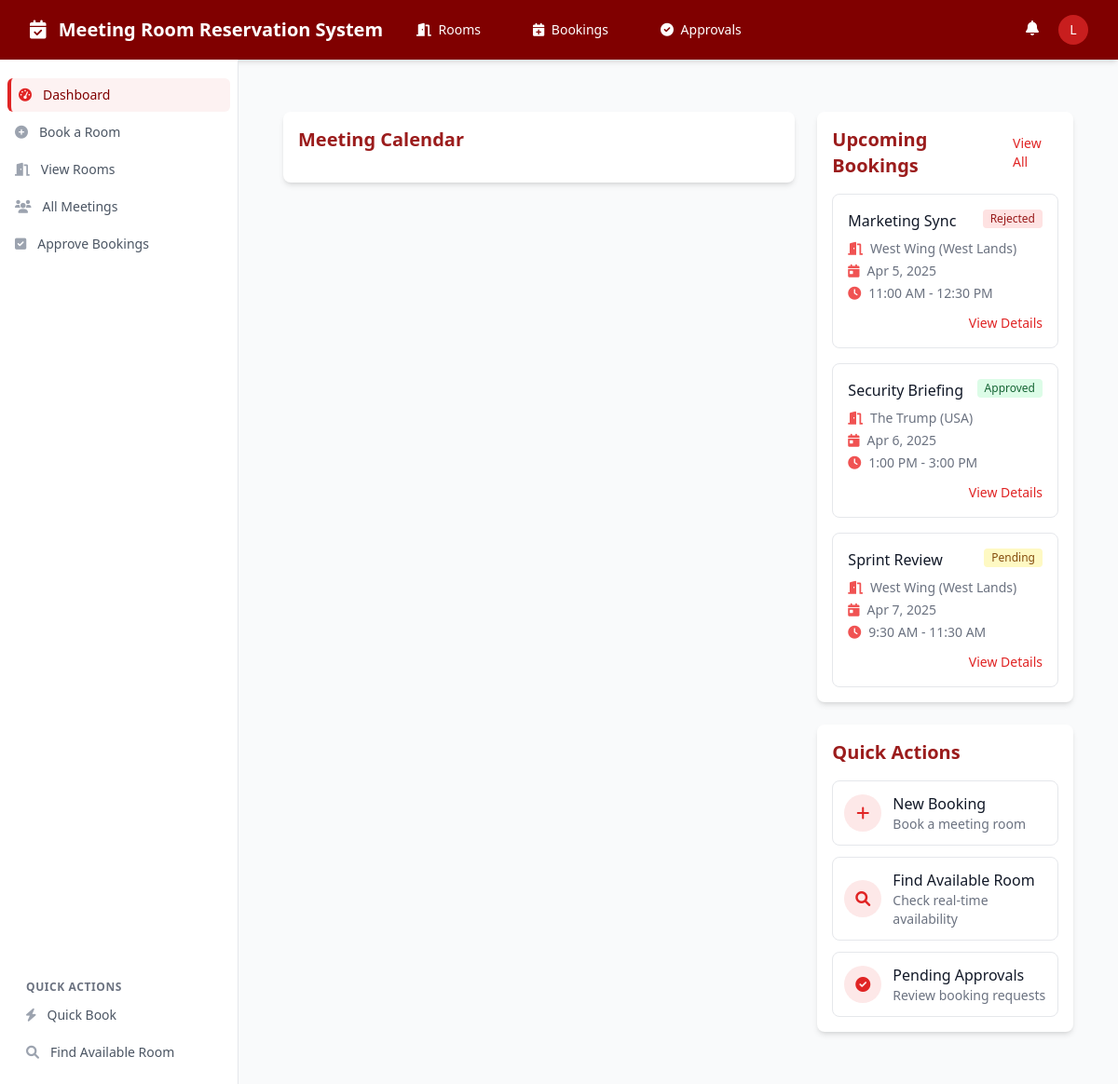
Page /dashboard.php (signed in) on the committed database.
### tables this page shows
CREATE TABLE bookings (
    booking_id INTEGER PRIMARY KEY AUTOINCREMENT,
    room_id INTEGER NOT NULL,
    user_id INTEGER NOT NULL,
    event_name TEXT NOT NULL,
    start_time DATETIME NOT NULL,
    end_time DATETIME NOT NULL,
    attendees_count INTEGER NOT NULL,
    status TEXT DEFAULT 'Pending', -- Pending, Approved, Rejected, Cancelled, Completed
    approver_id INTEGER,
    approval_notes TEXT,
    google_calendar_event_id TEXT, -- For calendar integration
    created_at DATETIME DEFAULT CURRENT_TIMESTAMP,
    FOREIGN KEY (room_id) REFERENCES boardrooms(room_id),
    FOREIGN KEY (user_id) REFERENCES users(user_id),
    FOREIGN KEY (approver_id) REFERENCES users(user_id)
);

CREATE TABLE boardrooms (
    room_id INTEGER PRIMARY KEY AUTOINCREMENT,
    room_name TEXT NOT NULL UNIQUE,
    capacity INTEGER NOT NULL,
    location TEXT NOT NULL,
    amenities TEXT, -- JSON string of available amenities
    is_active BOOLEAN DEFAULT TRUE,
    thumbnail_url TEXT -- URL for room image
);

### dashboard.php (the view, shortened to what this page needs)
<?php
require_once 'includes/header.php';
?>
   <div class="container mx-auto px-4 py-8">
    <div class="flex flex-col lg:flex-row gap-6">
        <div class="lg:w-2/3">
            <div class="bg-white rounded-lg shadow-md p-4">
                <h2 class="text-xl font-semibold text-maroon-800 mb-4">Meeting Calendar</h2>
            </div>
        </div>
        <div class="lg:w-1/3">
            <div class="bg-white rounded-lg shadow-md p-4">
                <div class="flex justify-between items-center mb-4">
                    <h2 class="text-xl font-semibold text-maroon-800">Upcoming Bookings</h2>
                    <a href="bookings.php" class="text-sm text-maroon-600 hover:text-maroon-800">View All</a>
                </div>
                <div class="space-y-4">
                    <?php
                    $upcoming_bookings = $db->prepare("
                        SELECT b.booking_id, b.event_name, b.start_time, b.end_time, b.status,
                        r.room_name, r.location
                        FROM bookings b
                        JOIN boardrooms r ON b.room_id = r.room_id AND b.start_time >= DATETIME('now')
                        ORDER BY b.start_time ASC
                        LIMIT 3
                    ");
                    $upcoming_bookings->execute();
                    $bookings = $upcoming_bookings->fetchAll(PDO::FETCH_ASSOC);
                    if (count($bookings) > 0):
                        foreach ($bookings as $booking):
                            $start_date = new DateTime($booking['start_time']);
                            $end_date = new DateTime($booking['end_time']);
                    ?>
                    <div class="border border-gray-200 rounded-lg p-4 hover:border-maroon-300 transition-colors">
                        <div class="flex justify-between items-start">
                            <h3 class="font-medium text-gray-900"><?= htmlspecialchars($booking['event_name']) ?></h3>
                            <span class="inline-flex items-center px-2 py-0.5 rounded text-xs font-medium
                                <?= $booking['status'] == 'Approved' ? 'bg-green-100 text-green-800' : '' ?>
                                <?= $booking['status'] == 'Pending' ? 'bg-yellow-100 text-yellow-800' : '' ?>
                                <?= $booking['status'] == 'Rejected' ? 'bg-red-100 text-red-800' : '' ?>">
                                <?= $booking['status'] ?>
                            </span>
                        </div>
                        <div class="mt-2 flex items-center text-sm text-gray-500">
                            <i class="fas fa-door-open text-maroon-500 mr-2"></i>
                            <?= htmlspecialchars($booking['room_name']) ?> (<?= htmlspecialchars($booking['location']) ?>)
                        </div>
                        <div class="mt-1 flex items-center text-sm text-gray-500">
                            <i class="fas fa-calendar-day text-maroon-500 mr-2"></i>
                            <?= $start_date->format('M j, Y') ?>
                        </div>
                        <div class="mt-1 flex items-center text-sm text-gray-500">
                            <i class="fas fa-clock text-maroon-500 mr-2"></i>
                            <?= $start_date->format('g:i A') ?> - <?= $end_date->format('g:i A') ?>
                        </div>
                        <div class="mt-3 flex justify-end">
                            <a href="booking_details.php?id=<?= $booking['booking_id'] ?>" class="text-sm text-maroon-600 hover:text-maroon-800 font-medium">
                                View Details
                            </a>
                        </div>
                    </div>
                    <?php
                        endforeach;
                    endif; ?>
                </div>
            </div>
            <div class="bg-white rounded-lg shadow-md p-4 mt-6">
                <h2 class="text-xl font-semibold text-maroon-800 mb-4">Quick Actions</h2>
                <div class="space-y-3">
                    <a href="book_room.php" class="flex items-center p-3 border border-gray-200 rounded-lg hover:bg-maroon-50 hover:border-maroon-300 transition-colors">
                        <div class="flex-shrink-0 h-10 w-10 rounded-full bg-maroon-100 text-maroon-600 flex items-center justify-center mr-3">
                            <i class="fas fa-plus"></i>
                        </div>
                        <div>
                            <h3 class="font-medium text-gray-900">New Booking</h3>
                            <p class="text-sm text-gray-500">Book a meeting room</p>
                        </div>
                    </a>
                    <a href="find_room.php" class="flex items-center p-3 border border-gray-200 rounded-lg hover:bg-maroon-50 hover:border-maroon-300 transition-colors">
                        <div class="flex-shrink-0 h-10 w-10 rounded-full bg-maroon-100 text-maroon-600 flex items-center justify-center mr-3">
                            <i class="fas fa-search"></i>
                        </div>
                        <div>
                            <h3 class="font-medium text-gray-900">Find Available Room</h3>
                            <p class="text-sm text-gray-500">Check real-time availability</p>
                        </div>
                    </a>
                    <?php if (in_array($userRole, ['approver', 'admin'])): ?>
                    <a href="approvals.php" class="flex items-center p-3 border border-gray-200 rounded-lg hover:bg-maroon-50 hover:border-maroon-300 transition-colors">
                        <div class="flex-shrink-0 h-10 w-10 rounded-full bg-maroon-100 text-maroon-600 flex items-center justify-center mr-3">
                            <i class="fas fa-check-circle"></i>
                        </div>
                        <div>
                            <h3 class="font-medium text-gray-900">Pending Approvals</h3>
                            <p class="text-sm text-gray-500">Review booking requests</p>
                        </div>
                    </a>
                    <?php endif; ?>
                </div>
            </div>
        </div>
    </div>
</div>
<link href="https://cdn.jsdelivr.net/npm/fullcalendar@5.10.1/main.min.css" rel="stylesheet">
</body>
</html>

### rows in the picture
bookings: event_name "Marketing Sync", status "Rejected", room.room_name "West Wing", room.location "West Lands", start_time "Apr 5, 2025", start_time "11:00 AM", end_time "12:30 PM"
bookings: event_name "Security Briefing", status "Approved", room.room_name "The Trump", room.location "USA", start_time "Apr 6, 2025", start_time "1:00 PM", end_time "3:00 PM"
bookings: event_name "Sprint Review", status "Pending", room.room_name "West Wing", room.location "West Lands", start_time "Apr 7, 2025", start_time "9:30 AM", end_time "11:30 AM"

### other values in the picture
substr($_SESSION['first_name'], 0, 1) "L"
